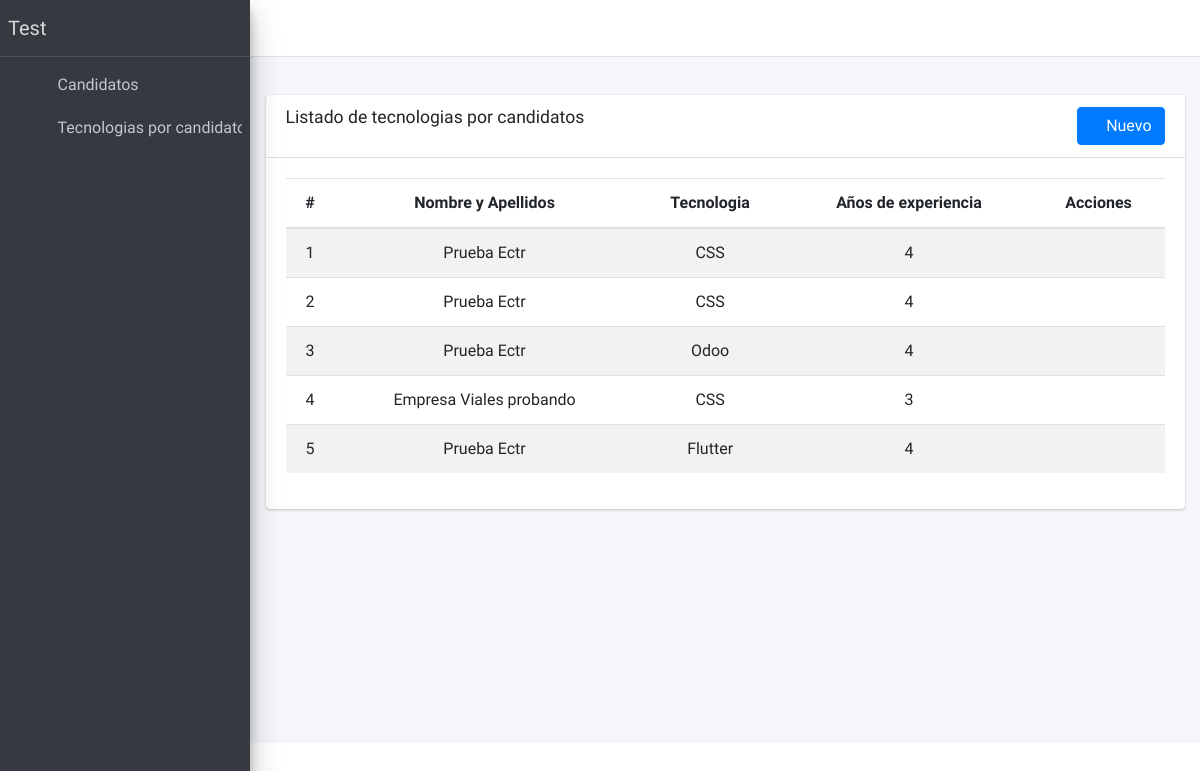
Before: /technology_candidate with the older database file.
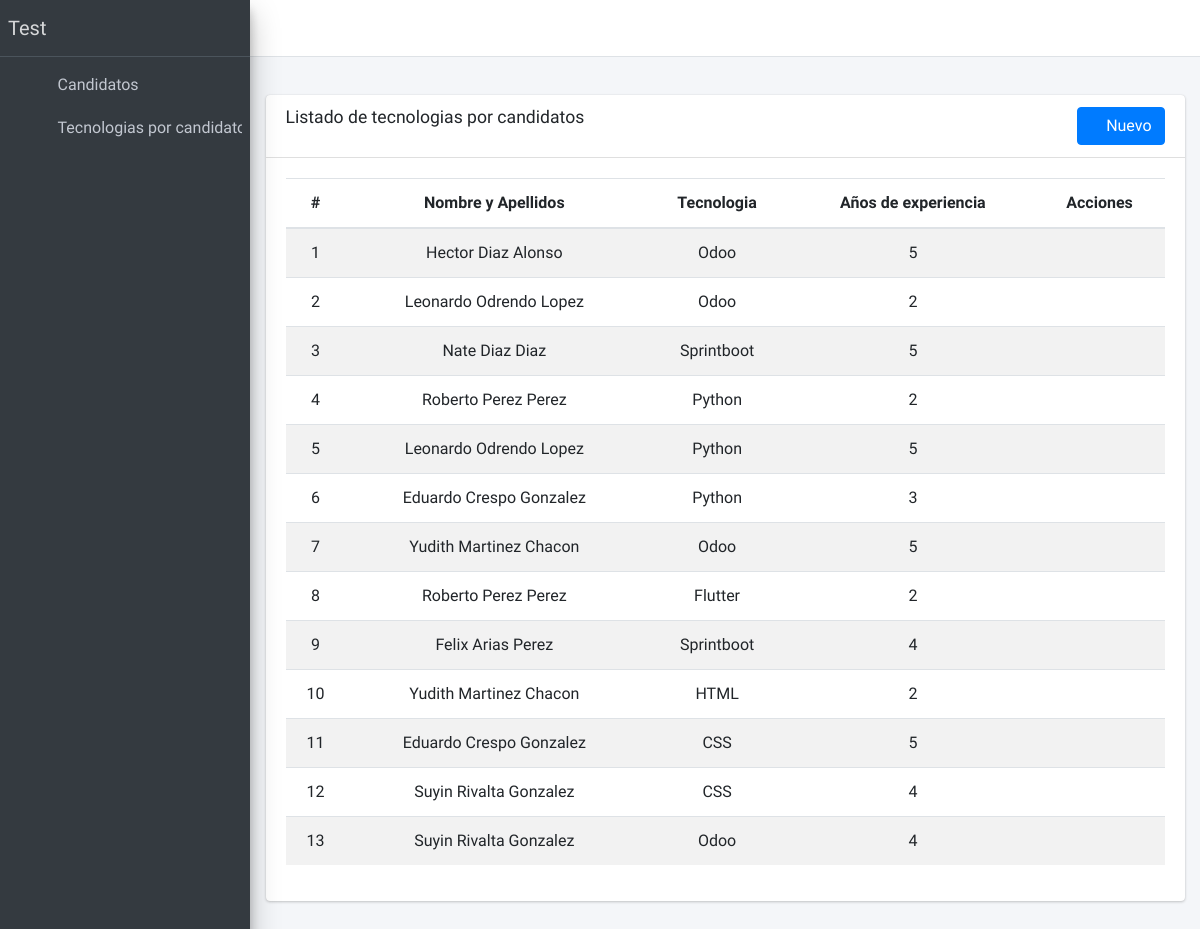
After: the same page with the newer database file.
### TestApp/models.py (models this page shows, shortened)
class TechnologyCandidate (models.Model):
    created_at = models.DateTimeField('created at', auto_now_add=True)
    updated_at = models.DateTimeField('updated at', auto_now=True)
    year = models.IntegerField(verbose_name="Years of experience", validators=[validate_only_numbers])
    technology = models.ForeignKey(Technology, verbose_name="Technology", on_delete=models.CASCADE)
    candidate = models.ForeignKey(Candidates, verbose_name="Candidate", on_delete=models.CASCADE)
    class Meta:
        ordering = ['-year']

class Candidates (models.Model):
    created_at = models.DateTimeField('created at', auto_now_add=True)
    updated_at = models.DateTimeField('updated at', auto_now=True)
    name = models.CharField(max_length=255, verbose_name="Name")
    last_name = models.CharField(max_length=255, verbose_name="Last Name")
    ci = models.CharField(verbose_name="ID", unique=True, max_length=11, validators=[validate_carne])
    address = models.CharField(verbose_name="Address", max_length=255)
    age = models.IntegerField(validators=[validate_only_numbers], verbose_name="Age")
    sex = models.CharField(max_length=250, verbose_name="Sex")

class Technology (models.Model):
    name = models.CharField(max_length=255, verbose_name="Name")

### TestApp/views.py (the view)
# urls.py: path('technology_candidate', TechnologyCandidateListView.as_view(), name="techno_candidate_list"),
class TechnologyCandidateListView(ListView):
    model = TechnologyCandidate
    template_name = "testapp/tec_candidates/tec_candidate_list.html"
    context_object_name = 'tec_candidate'
    queryset = TechnologyCandidate.objects.order_by('-created_at')

### TestApp/custom_context_processors.py (called while the page is built)
def general(context):
    technologys = Technology.objects.all()
    return {
        'technologys': technologys,
    }

### TestApp/templates/testapp/tec_candidates/tec_candidate_list.html (shortened to what this page needs)
{% extends 'testapp/home.html' %}
{% block content %}
    <div class="content-wrapper">
    <div class="content-header">
    </div>
    <section class="content">
      <div class="container-fluid">
        <div class="row">
          <div class="col-12">
            <div class="card">
              <div class="card-header">
                <h3 class="card-title">Listado de tecnologias por candidatos</h3>
                  <a href="{% url 'techno_candidate_create' %}" type="button" class="btn btn-primary float-sm-right"><i class="fa fa-plus"></i> Nuevo</a>
              </div>
              <div class="card-body">
                  <div class="portlet-body">
                    <table class="table table-striped table-hover" id="dataTable">
                        <thead>
                        <tr>
                            <th class="text-center">#</th>
                            <th class="text-center">Nombre y Apellidos</th>
                            <th class="text-center">Tecnologia</th>
                            <th class="text-center">Años de experiencia</th>
                            <th class="text-center">Acciones</th>
                        </tr>
                        </thead>
                        <tbody>
                        {% for item in tec_candidate %}
                            <tr>
							    <td class="text-center">{{ forloop.counter }}</td>
							    <td class="text-center">{{ item.candidate.name }} {{ item.candidate.last_name }}</td>
                                <td class="text-center">{{ item.technology.name }}</td>
                                <td class="text-center">{{ item.year }}</td>
                                    <td class="text-center">
                                        <a class="action" data-placement="top"
                                           href="{% url 'techno_candidate_update' item.pk %}"
                                           title="Actualizar"><i class="fas fa-user-edit"></i>
                                        </a>
                                        <a class="action tooltips" data-placement="top"
                                           href="{% url 'techno_candidate_delete' item.pk  %}"
                                           title="Eliminar"><i class="fa fa-trash"></i>
                                        </a>
                                    </td>
                            </tr>
                        {% endfor %}
                        </tbody>
                    </table>
                </div>
              </div>
            </div>
          </div>
        </div>
      </div>
    </section>
  </div>
{% endblock %}

Changed rows visible on the page:
removed TechnologyCandidate: candidate.name "Prueba", candidate.last_name "Ectr", technology.name "CSS", year "4"
removed TechnologyCandidate: candidate.name "Empresa", candidate.last_name "Viales probando", technology.name "CSS", year "3"
removed TechnologyCandidate: candidate.name "Prueba", candidate.last_name "Ectr", technology.name "Flutter", year "4"
added TechnologyCandidate: candidate.name "Hector", candidate.last_name "Diaz Alonso", technology.name "Odoo", year "5"
added TechnologyCandidate: candidate.name "Leonardo", candidate.last_name "Odrendo Lopez", technology.name "Odoo", year "2"
added TechnologyCandidate: candidate.name "Nate", candidate.last_name "Diaz Diaz", technology.name "Sprintboot", year "5"
added TechnologyCandidate: candidate.name "Roberto", candidate.last_name "Perez Perez", technology.name "Python", year "2"
added TechnologyCandidate: candidate.name "Leonardo", candidate.last_name "Odrendo Lopez", technology.name "Python", year "5"
added TechnologyCandidate: candidate.name "Eduardo", candidate.last_name "Crespo Gonzalez", technology.name "Python", year "3"
added TechnologyCandidate: candidate.name "Yudith", candidate.last_name "Martinez Chacon", technology.name "Odoo", year "5"
added TechnologyCandidate: candidate.name "Roberto", candidate.last_name "Perez Perez", technology.name "Flutter", year "2"
added TechnologyCandidate: candidate.name "Felix", candidate.last_name "Arias Perez", technology.name "Sprintboot", year "4"
added TechnologyCandidate: candidate.name "Yudith", candidate.last_name "Martinez Chacon", technology.name "HTML", year "2"
added TechnologyCandidate: candidate.name "Eduardo", candidate.last_name "Crespo Gonzalez", technology.name "CSS", year "5"
changed through a linked row, TechnologyCandidate (number 12 of 13 on the later page): candidate.name "Prueba" → "Suyin"; candidate.last_name "Ectr" → "Rivalta Gonzalez"
changed through a linked row, TechnologyCandidate (number 13 of 13 on the later page): candidate.name "Prueba" → "Suyin"; candidate.last_name "Ectr" → "Rivalta Gonzalez"
